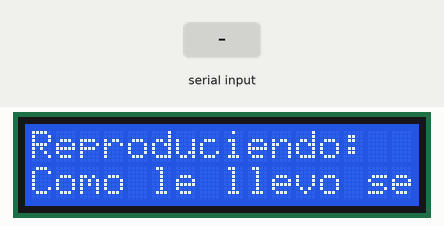
Recording of a sketch running on a simulated ESP32. On the bench: 16×2 character LCD. The inputs (shaded band) are chosen by the test bench. Nothing arrives over Bluetooth unless stated; the audio player accepts every command and is not drawn; what the sketch prints to the serial monitor is not drawn.

Above: at 1.8 s.
1.9 s: "S90\n" received over the second serial link
At 4.1 s:
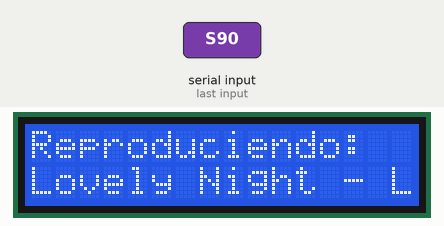
4.5 s: "p90\n" received over the second serial link
At 5.7 s:
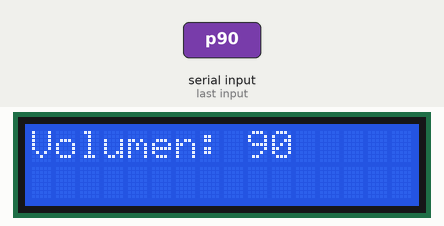
6.0 s: "S,45\n" received over the second serial link
At 7.0 s:
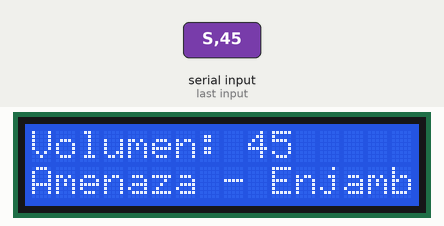
7.6 s: "p,45\n" received over the second serial link
At 8.3 s:
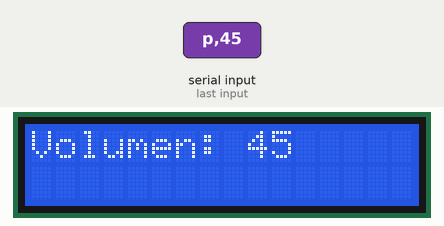
9.1 s: "S\n" received over the second serial link
At 10.2 s:
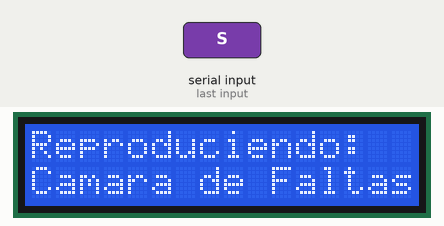
10.7 s: "A90\n" received over the second serial link
At 13.4 s:
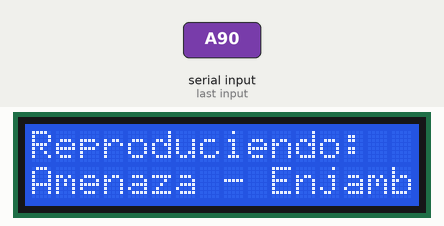
Timing chart, 0 to 14.7 s (numbered marks = the images above; inputs shaded):
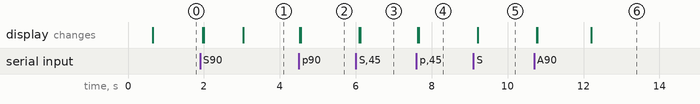

The sketch:

ESP32_BT_MP3.ino
```cpp
#include <BluetoothSerial.h>
#include <DFRobotDFPlayerMini.h>
#include <Wire.h>
#include <LiquidCrystal_I2C.h>
#include <HardwareSerial.h>

// Configurar Bluetooth
BluetoothSerial SerialBT;

// Definir LCD (dirección 0x27 o 0x3F según el módulo)
LiquidCrystal_I2C lcd(0x27, 16, 2);

// Definir comunicación con DFPlayer Mini en ESP32 (usando Serial2)
HardwareSerial mySerial(2);
DFRobotDFPlayerMini myDFPlayer;

int volume = 15;          // Nivel de volumen inicial
int currentTrack = 1;     // Pista actual
String inputBuffer = "";  // Buffer para recibir números por Bluetooth
bool isPlaying = true;    // Estado de reproducción (true = reproduciendo, false = pausado)

const char* trackNames[] = {
  "Como le llevo serenata - Enjambre",
  "Lovely Night - LaLaLand",
  "Amenaza - Enjambre",
  "Camara de Faltas - Enjambre",
  "DoDoDo - Dansu"
};
const int totalTracks = sizeof(trackNames) / sizeof(trackNames[0]);

void setup() {
  Serial.begin(115200);
  SerialBT.begin("blancoEsp");  // Nombre del dispositivo Bluetooth
  Serial.println("Bluetooth iniciado, esperando conexión...");

  // Iniciar comunicación con DFPlayer Mini
  mySerial.begin(9600, SERIAL_8N1, 16, 17);  // RX=16, TX=17 en ESP32
  if (myDFPlayer.begin(mySerial)) {
    Serial.println("DFPlayer Mini conectado!");
    myDFPlayer.volume(volume);
    myDFPlayer.play(currentTrack);
  } else {
    Serial.println("No se pudo conectar con DFPlayer Mini!");
  }

  // Configurar LCD
  lcd.init();
  lcd.backlight();
  lcd.setCursor(0, 0);
  lcd.print("Reproduciendo:");
  lcd.setCursor(0, 1);
  lcd.print(trackNames[currentTrack - 1]);
}

unsigned long lastUpdate = 0;
unsigned long interval = 3000;  // Intervalo de 3 segundos

void loop() {
  // Leer caracteres recibidos por Bluetooth
  if (SerialBT.available()) {
    char receivedChar = SerialBT.read();
    Serial.print("Caracter recibido: ");
    Serial.println(receivedChar);

    if (isDigit(receivedChar)) {
      inputBuffer += receivedChar;
    }
    else if (receivedChar == '\n' || receivedChar == '\r') {
      if (inputBuffer.length() > 0) {
        int newVolume = inputBuffer.toInt();
        inputBuffer = "";
        if (newVolume >= 0 && newVolume <= 100) {
          volume = map(newVolume, 0, 100, 0, 30);
          myDFPlayer.volume(volume);
          Serial.print("Nuevo volumen: ");
          Serial.println(volume);
          lcd.setCursor(0, 0);
          lcd.print("Volumen: ");
          lcd.print(newVolume);
          lcd.print("   ");
        }
      }
    }
    else {
      switch (receivedChar) {
        case 'P':  // Play
          if (!isPlaying) {
            myDFPlayer.start(); // Reanuda desde la pausa en lugar de reiniciar la pista
            isPlaying = true;
            actualizarLCD();
          }
          inputBuffer = "";
          break;
        case 'p':  // Pause
          if (isPlaying) {
            myDFPlayer.pause();
            isPlaying = false;
            lcd.setCursor(0, 0);
            lcd.print("Estado: Pausa ");
            lcd.setCursor(0, 1);
            lcd.print("                "); // Limpiar segunda línea
          }
          inputBuffer = "";
          break;
        case 'S':  // Siguiente canción
          currentTrack = (currentTrack % totalTracks) + 1;
          myDFPlayer.play(currentTrack);
          isPlaying = true;
          actualizarLCD();
          inputBuffer = "";
          break;
        case 'A':  // Canción anterior
          currentTrack = (currentTrack - 2 + totalTracks) % totalTracks + 1;
          myDFPlayer.play(currentTrack);
          isPlaying = true;
          actualizarLCD();
          inputBuffer = "";
          break;
      }
    }
  }

  // Actualizar el LCD solo si está reproduciendo
  if (millis() - lastUpdate > interval && isPlaying) {
    lastUpdate = millis();
    actualizarLCD();
  }
}


void actualizarLCD() {
  lcd.setCursor(0, 0);
  lcd.print("Reproduciendo:");
  lcd.setCursor(0, 1);
  lcd.print(trackNames[currentTrack - 1]);
}
```

Measured:
- after the input at 1.9 s, the display: changes after 0.07 s (image 1)
- after the input at 4.5 s, the display: first changes at once (image 2 shows a later state)
- after the input at 6.0 s, the display: first changes after 0.09 s (image 3 shows a later state)
- after the input at 7.6 s, the display: first changes at once (image 4 shows a later state)
- after the input at 9.1 s, the display: changes after 0.11 s (image 5)
- after the input at 10.7 s, the display: changes after 0.06 s (image 6)
